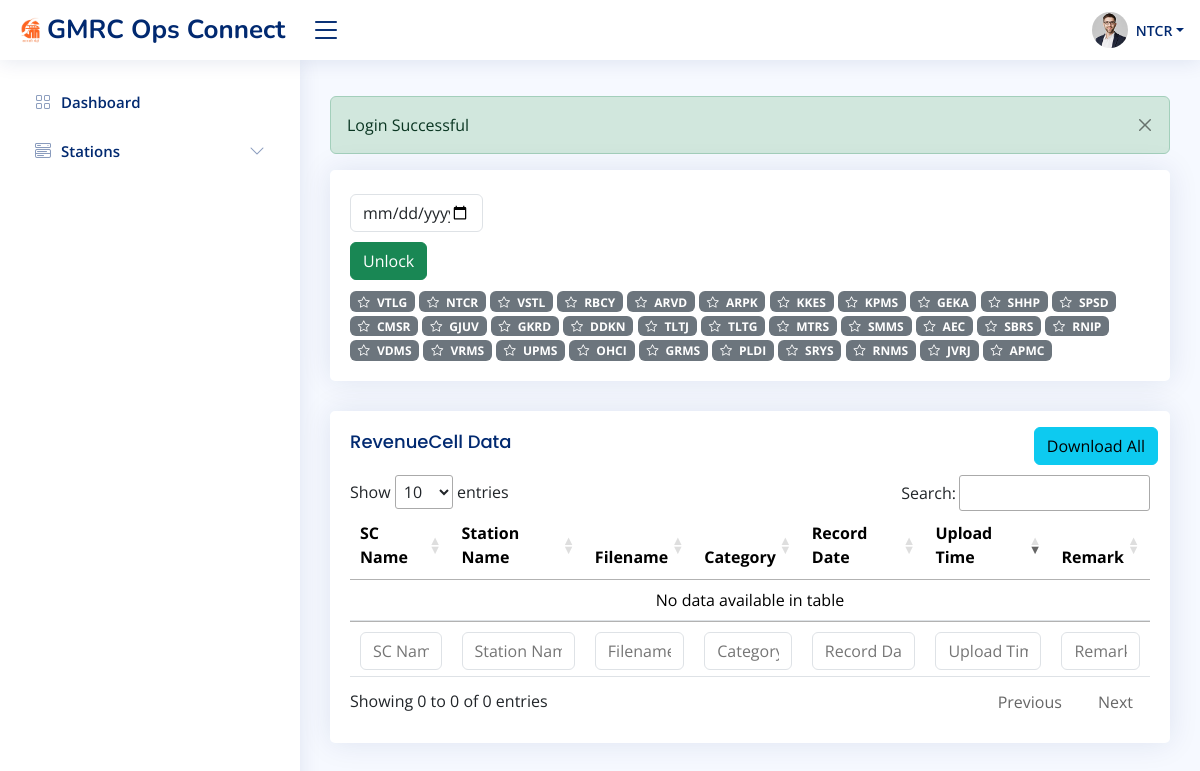
Page /revenuecell-list.php (signed in) on the committed database.
### tables this page shows
CREATE TABLE `tab_user_details` (
  `id` int(11) UNSIGNED NOT NULL,
  `username` varchar(128) NOT NULL,
  `password` varchar(128) NOT NULL,
  `stationname` varchar(128) NOT NULL,
  `account_type` varchar(50) NOT NULL,
  `stations_allotted` varchar(128) NOT NULL
);

### actions/db.php (called while the page is built, shortened)
<?php
class DatabaseOperation {
    private $servername;
    private $username;
    private $password;
    private $dbname;
    private $conn;
    public function __construct($servername, $username, $password, $dbname) {
        $this->servername = $servername;
        $this->username = $username;
        $this->password = $password;
        $this->dbname = $dbname;
    }
    private function connect() {
        $this->conn = new mysqli($this->servername, $this->username, $this->password, $this->dbname);
    }
    public function query($sql) {
        $result = $this->conn->query($sql);
        return $result;
    }
    public function select($table, $columns = "*", $conditions = array(), $conditionType = "AND", $recordType = 'multiple', $orderBy = null, $whereInConditions = array()) {
    $sql = "SELECT $columns FROM $table";
    if (!empty($conditions)) {
        $sql .= " WHERE ";
        $conditionClauses = [];
        foreach ($conditions as $column => $value) {
            $conditionClauses[] = "$column = '$value'";
        }
        $conditionsString = implode(" $conditionType ", $conditionClauses);
        $sql .= $conditionsString;
    }
    if ($orderBy) {
        $sql .= " ORDER BY $orderBy";
    }
    $result = $this->query($sql);
    $data = [];
    if ($recordType == 'single') {
        $data = $this->fetchAssoc($result);
    } else {
        while ($row = $this->fetchAssoc($result)) {
            $data[] = $row;
        }
    }
    return $data;
}
    public function fetchAssoc($result) {
        return $result->fetch_assoc();
    }
}
$database = new DatabaseOperation("localhost", "root", "", "testdbgmrcrev");
?>

### revenuecell-list.php (the view, shortened to what this page needs)
<?php include 'layouts/header.php'; ?>
<main id="main" class="main">
  <?php include 'layouts/alert.php'; ?>
  <?php
  $date = (isset($_GET['date'])) ? $_GET['date'] : '';
  $locked = (isset($_GET['i'])) ? $_GET['i'] : '';
  $userList = $database->select('tab_user_details', "*", ['account_type' => 'station'], "AND", 'multiple');
  ?>
  <div class="pagetitle">
    <section class="section">
      <div class="row">
        <div class="col-lg-12">
          <div class="card">
            <div class="card-body">
              <div class="selctdatas col-2 mt-4 mb-2">
                <input type="date" class="form-control" style="margin-bottom:10px;" id="recordDate" value="<?= $date ?? date('Y-m-d'); ?>">
                <button class="btn btn-success mt-1" id="unlock" <?php if ($locked == 0) : ?> style="display: none;" <?php else : ?> style="display: block;" <?php endif; ?>>Unlock</button>
              </div>
              <div class="">
                <?php foreach ($userList as $user) :
                  $fileUpload = $database->select('tab_logs_fileupload', "*", ['station_name' => $user['stationname'], 'record_date' => $date], "AND", 'single');
                  if ($fileUpload) : ?>
                    <span class="badge bg-success"><i class="bi bi-check-circle me-1"></i> <?= strtoupper($user['stationname']); ?></span>
                  <?php else : ?>
                    <span class="badge bg-secondary"><i class="bi bi-star me-1"></i> <?= strtoupper($user['stationname']); ?></span>
                <?php endif;
                endforeach; ?>
              </div>
            </div>
          </div>
          <div class="card">
            <div class="card-body">
              <div class="action-buttons float-end mt-3 d-flex justify-content-around">
                <form class="row g-3 needs-validation" method="post" action="actions/ActionController.php" id="download-all-files-form">
                  <button type="submit" class="btn btn-info" id="download-files-btn">Download All</button>
                </form>
              </div>
              <div class="d-flex justify-content-between">
                <h5 class="card-title">RevenueCell Data</h5>
              </div>
              <table class="table datatable table-responsive">
                <thead>
                  <tr>
                    <th>SC Name </th>
                    <th>Station Name</th>
                    <th>Filename</th>
                    <th>Category</th>
                    <th data-type="date" data-format="YYYY/DD/MM">Record Date</th>
                    <th>Upload Time</th>
                    <th>Remark</th>
                  </tr>
                </thead>
                <tbody>
                </tbody>
                <tfoot>
                  <tr>
                    <th>SC Name </th>
                    <th>Station Name</th>
                    <th>Filename</th>
                    <th>Category</th>
                    <th data-type="date" data-format="YYYY/DD/MM">Record Date</th>
                    <th>Upload Time</th>
                    <th>Remark</th>
                  </tr>
                </tfoot>
              </table>
            </div>
          </div>
        </div>
      </div>
    </section>
</main>
<?php include 'layouts/footer.php'; ?>

### assets/css/style.css (style rules this page uses)
:root { scroll-behavior: smooth; }
body { font-family: "Open Sans", sans-serif; background: #f6f9ff; color: #444444; }
h1, h2, h3, h4, h5, h6 { font-family: "Nunito", sans-serif; }
#main { margin-top: 60px; padding: 20px 30px; transition: all 0.3s; }
.pagetitle { margin-bottom: 10px; }
.card { margin-bottom: 30px; border: none; border-radius: 5px; box-shadow: 0px 0 30px rgba(1, 41, 112, 0.1); }
.card-title { padding: 20px 0 15px 0; font-size: 18px; font-weight: 500; color: #012970; font-family: "Poppins", sans-serif; }
.card-body { padding: 0 20px 20px 20px; }
@media (min-width: 1200px) { #main, #footer { margin-left: 300px; } }
thead,tfoot input { padding: 3px; box-sizing: border-box; }

### rows in the picture
tab_user_details: stationname "VTLG"
tab_user_details: stationname "NTCR"
tab_user_details: stationname "VSTL"
tab_user_details: stationname "RBCY"
tab_user_details: stationname "ARVD"
tab_user_details: stationname "ARPK"
tab_user_details: stationname "KKES"
tab_user_details: stationname "KPMS"
tab_user_details: stationname "GEKA"
tab_user_details: stationname "SHHP"
tab_user_details: stationname "SPSD"
tab_user_details: stationname "CMSR"
tab_user_details: stationname "GJUV"
tab_user_details: stationname "GKRD"
tab_user_details: stationname "DDKN"
tab_user_details: stationname "TLTJ"
tab_user_details: stationname "TLTG"
tab_user_details: stationname "MTRS"
tab_user_details: stationname "SMMS"
tab_user_details: stationname "AEC"
tab_user_details: stationname "SBRS"
tab_user_details: stationname "RNIP"
tab_user_details: stationname "VDMS"
tab_user_details: stationname "VRMS"
tab_user_details: stationname "UPMS"
tab_user_details: stationname "OHCI"
tab_user_details: stationname "GRMS"
tab_user_details: stationname "PLDI"
tab_user_details: stationname "SRYS"
tab_user_details: stationname "RNMS"
tab_user_details: stationname "JVRJ"
tab_user_details: stationname "APMC"

### other values in the picture
$_SESSION['username'] "NTCR"
$_SESSION['success'] "Login Successful"
